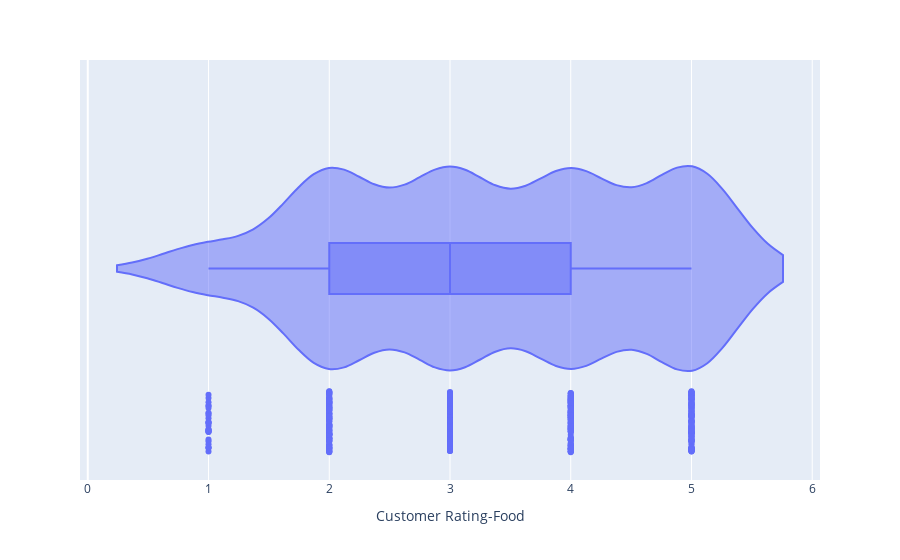

Write notebook code for a chart like this one.
### Code cell
fig = (px.violin(
        df_compained,
        x = 'Customer Rating-Food',
        box = True , 
        points= 'all'
        


)

)
fig.show()

### Figure 1 — Plotly figure (JSON) as saved in the notebook; plotly's stock layout.template omitted (floating-point values rounded to 4 significant figures; data arrays with more than 128 entries replaced by an {"elided": "..."} marker saying what was removed)
{"data": [{"alignmentgroup": "True", "box": {"visible": true}, "hovertemplate": "Customer Rating-Food=%{x}<extra></extra>", "legendgroup": "", "marker": {"color": "#636efa"}, "name": "", "offsetgroup": "", "orientation": "h", "points": "all", "scalegroup": "True", "showlegend": false, "type": "violin", "x": {"elided": "500 int values"}, "x0": " ", "xaxis": "x", "y0": " ", "yaxis": "y"}], "layout": {"legend": {"tracegroupgap": 0}, "margin": {"t": 60}, "violinmode": "group", "xaxis": {"anchor": "y", "domain": [0, 1], "title": {"text": "Customer Rating-Food"}}, "yaxis": {"anchor": "x", "domain": [0, 1]}}}
